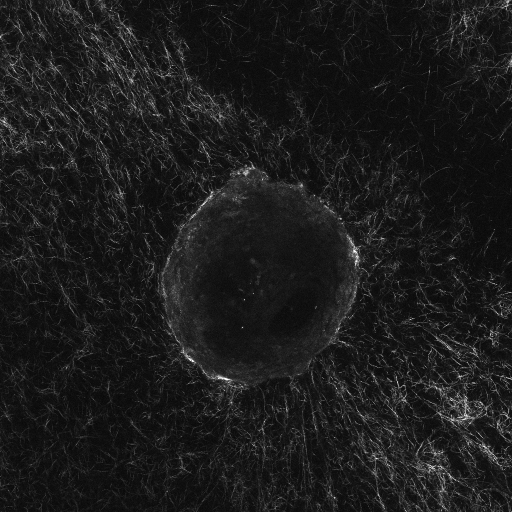
#> input picture evaluation_polar_coordinates/Pos002_S001_t314_z6_ch00.tif, 1024 x 1024 px (shown at 1/2 size)
$ python fibre_orientation_example_polar_projections.py
#> lines starting #> are read from the running program, lines starting #| are printed output that depends on the picture
### fibre_orientation_edge_detection_polar_correlation/fibre_orientation.py
import numpy as np
from skimage.measure import regionprops,label
import matplotlib.pyplot as plt
from scipy import ndimage as ndi
import clickpoints
from skimage import feature
from PIL import Image
from scipy.ndimage.filters import uniform_filter, median_filter, gaussian_filter
from skimage.filters import threshold_otsu
from skimage.morphology import skeletonize,remove_small_objects
import cv2
from skimage.measure import regionprops
from matplotlib import patches
from tqdm import tqdm
import scipy.optimize as opt


# [43 lines left out: functions benes_edge_detection_method, normalizing, cart2pol, not called in this run]

def pol2cart(rho, phi):
    x = rho * np.cos(phi)
    y = rho * np.sin(phi)
    return x, y


def polar_coordinate_transform(im, center, radius_res=2000, angle_res=2000):
    '''

    :param center: center of the spheroid in [x,y] or "iamge
    :param radius_res: number of points (resolution) used for the radii
    :param angle_res:  number of points (resolution) used for the angles
    :return:
    '''

    if isinstance(center,str):
        if center=="image":
            center = np.array([im.shape[1]/2,im.shape[0]/2])

    # generating a grid of angles and radii

    # pixel_size_input = pixel_size_out  * r_factor
    r_factor = ((np.sqrt(2) * np.max(im.shape) / 2) * 1.2) / radius_res
    rs = np.linspace(0,(np.sqrt(2)*np.max(im.shape)/2)*1.2,radius_res)
    phis = np.linspace(0,2*np.pi,angle_res)
    r_grid, phi_grid = np.meshgrid(rs, phis)

    # finding the cartesian coordinates corresponding to the grid
    xv, yv = pol2cart(r_grid, phi_grid)
    xv = np.round(xv + center[1]).astype(int)
    yv = np.round(yv + center[0]).astype(int)

    # grid for array of polar coordinates
    r_g, ph_g=np.meshgrid(np.arange(0,radius_res,dtype=int), np.arange(0,angle_res,dtype=int))

    # filter points that would lie outside of the image
    p_out_mask=(xv>=0) * (xv<im.shape[1]) * (yv>=0) * (yv<im.shape[0])
    xv = xv[p_out_mask]
    yv = yv[p_out_mask]
    r_g = r_g[p_out_mask]
    ph_g = ph_g[p_out_mask]

    # filling an array of polar coordinates
    polar_array=np.zeros((radius_res,angle_res))+np.nan
    polar_array[r_g, ph_g] = im[yv,xv]

    # finding a maximum radius where points for all angles are defined
    max_radius = np.min(np.where(np.isnan(polar_array))[0])

    return polar_array, max_radius, center, r_factor

# [12 lines left out: function display_slices, not called in this run]


# [184 lines that do not run on import are left out]

### fibre_orientation_edge_detection_polar_correlation/fibre_orientation_example_polar_projections.py
import numpy as np
import matplotlib.pyplot as plt
from PIL import Image
import sys
sys.path.append("/home/user/Software/fiber-orientation")
from fibre_orientation_edge_detection_polar_correlation.fibre_orientation import polar_coordinate_transform

import os
os.getcwd()


# fibres with out spheroid
im = np.asarray(Image.open(r"../evaluation_polar_coordinates/Pos002_S001_t314_z6_ch00.tif").convert("L"))
polar_array, max_radius, center, r_factor = polar_coordinate_transform(im, center="image",radius_res=2000, angle_res=2000)
#> in pol2cart, `x = rho * np.cos(phi)`:
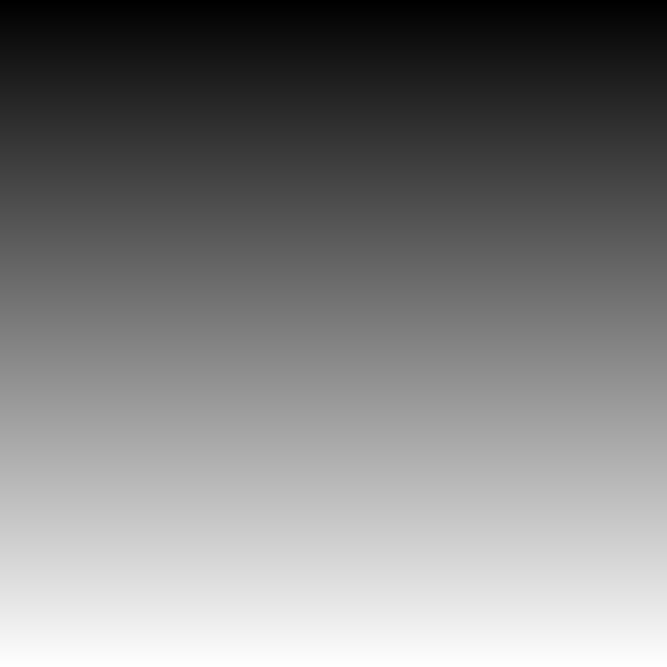
#> phi: shape (2000, 2000) float64 (shown at 1/3 size); min 0, max 6.28, mean 3.14; drawn with min black and max white
#> in polar_coordinate_transform, `xv, yv = pol2cart(r_grid, phi_grid)`:
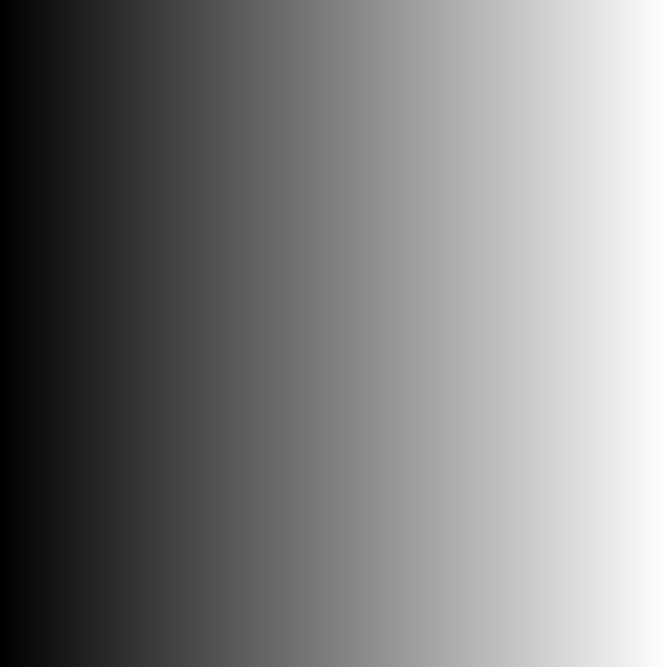
#> r_grid: shape (2000, 2000) float64 (shown at 1/3 size); min 0, max 868.9, mean 434.4; drawn with min black and max white
#> in polar_coordinate_transform, `polar_array[r_g, ph_g] = im[yv,xv]`:
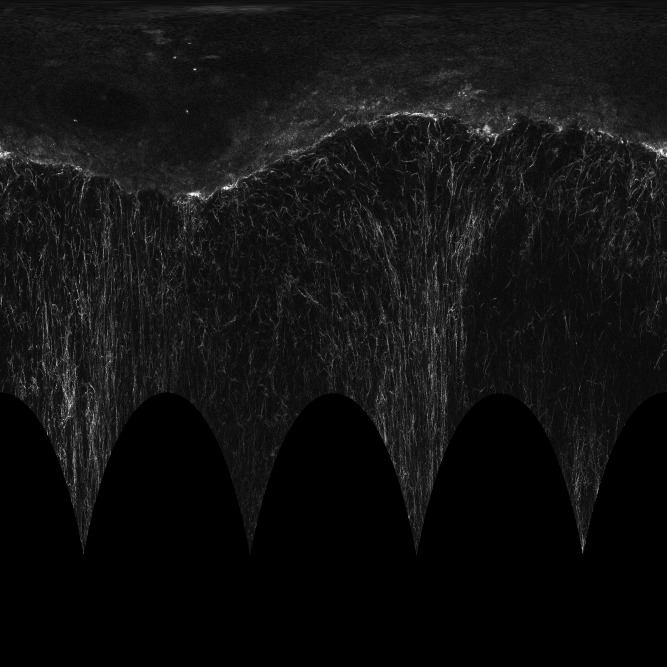
#> polar_array: shape (2000, 2000) float64 (shown at 1/3 size); 33.89% of the values are NaN or infinite; the others: min 1, max 255, mean 27.16; drawn with min black, max white, NaN and infinite black
#> in polar_coordinate_transform, `max_radius = np.min(np.where(np.isnan(polar_array))[0])`: max_radius = 1177
#> max_radius = 1177; center = [512, 512]; r_factor = 0.434
plt.figure();plt.imshow(im)
plt.figure();plt.imshow(polar_array)
plt.show()

# example of a pure grid
im = np.asarray(Image.open(r"../evaluation_polar_coordinates/pure_grid.png").convert("L"))
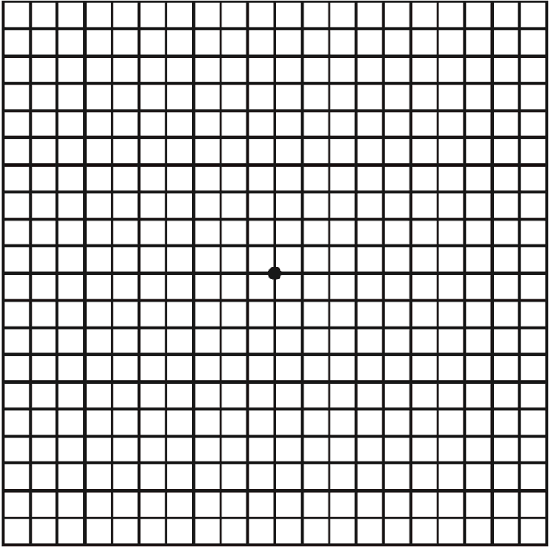
#> input picture evaluation_polar_coordinates/pure_grid.png, 549 x 547 px
#> im: shape (547, 549)
polar_array, max_radius, center, r_factor = polar_coordinate_transform(im, center="image",radius_res=2000, angle_res=2000)
#> call 2 of polar_coordinate_transform, with center = 'image', radius_res = 2000, angle_res = 2000
#> in polar_coordinate_transform (call 2), `polar_array[r_g, ph_g] = im[yv,xv]`:
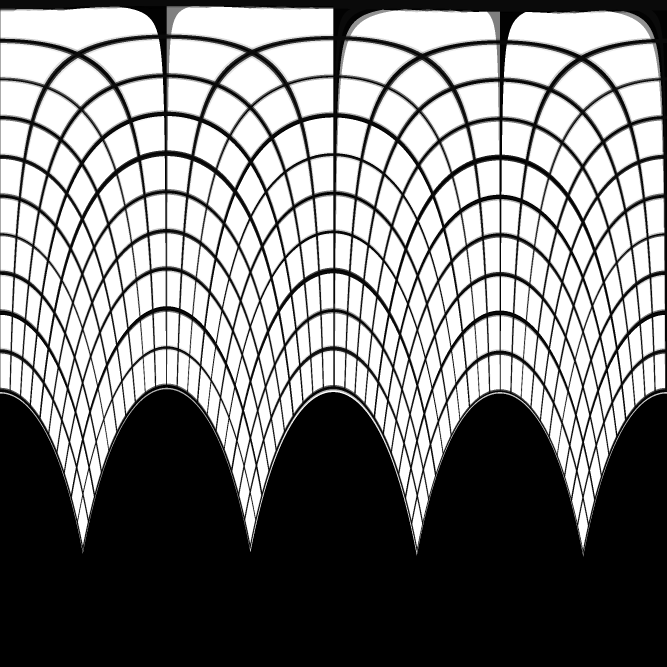
#> polar_array: shape (2000, 2000) float64 (shown at 1/3 size); 34.01% of the values are NaN or infinite; the others: min 14, max 255, mean 202.4; drawn with min black, max white, NaN and infinite black
#> in polar_coordinate_transform (call 2), `max_radius = np.min(np.where(np.isnan(polar_array))[0])`: max_radius = 1168
#> max_radius = 1168; center = [274.5, 273.5]; r_factor = 0.233
plt.figure();plt.imshow(im,cmap="Greys_r")
plt.figure();plt.imshow(polar_array)
plt.show()
# slightly shifted image
im = np.asarray(Image.open(r"../evaluation_polar_coordinates/pure_grid.png").convert("L"))
polar_array, max_radius, center, r_factor = polar_coordinate_transform(im, center=(200,200), radius_res=2000, angle_res=2000)
#> call 3 of polar_coordinate_transform, with center = (200, 200), radius_res = 2000, angle_res = 2000
#> in polar_coordinate_transform (call 3), `polar_array[r_g, ph_g] = im[yv,xv]`:
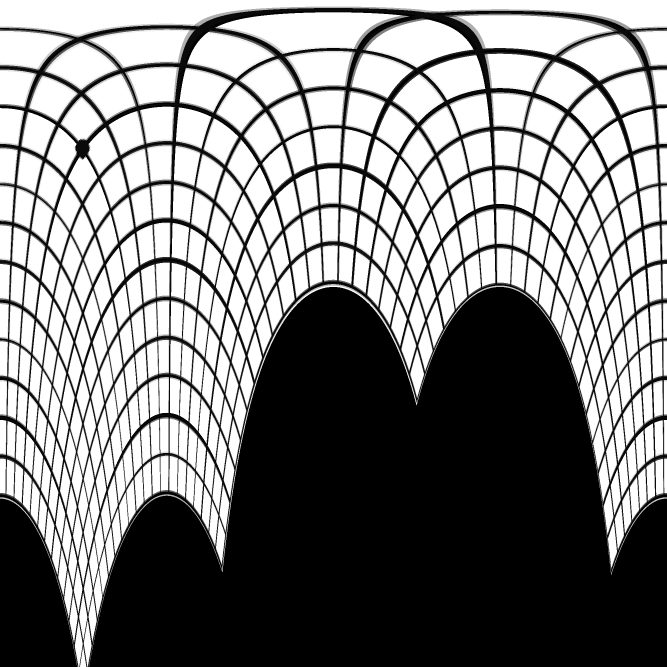
#> polar_array: shape (2000, 2000) float64 (shown at 1/3 size); 35.96% of the values are NaN or infinite; the others: min 14, max 255, mean 206.6; drawn with min black, max white, NaN and infinite black
#> in polar_coordinate_transform (call 3), `max_radius = np.min(np.where(np.isnan(polar_array))[0])`: max_radius = 861
#> max_radius = 861; center = (200, 200)
plt.figure();plt.imshow(im,cmap="Greys_r")
plt.figure();plt.imshow(polar_array,cmap="Greys_r")
plt.show()
